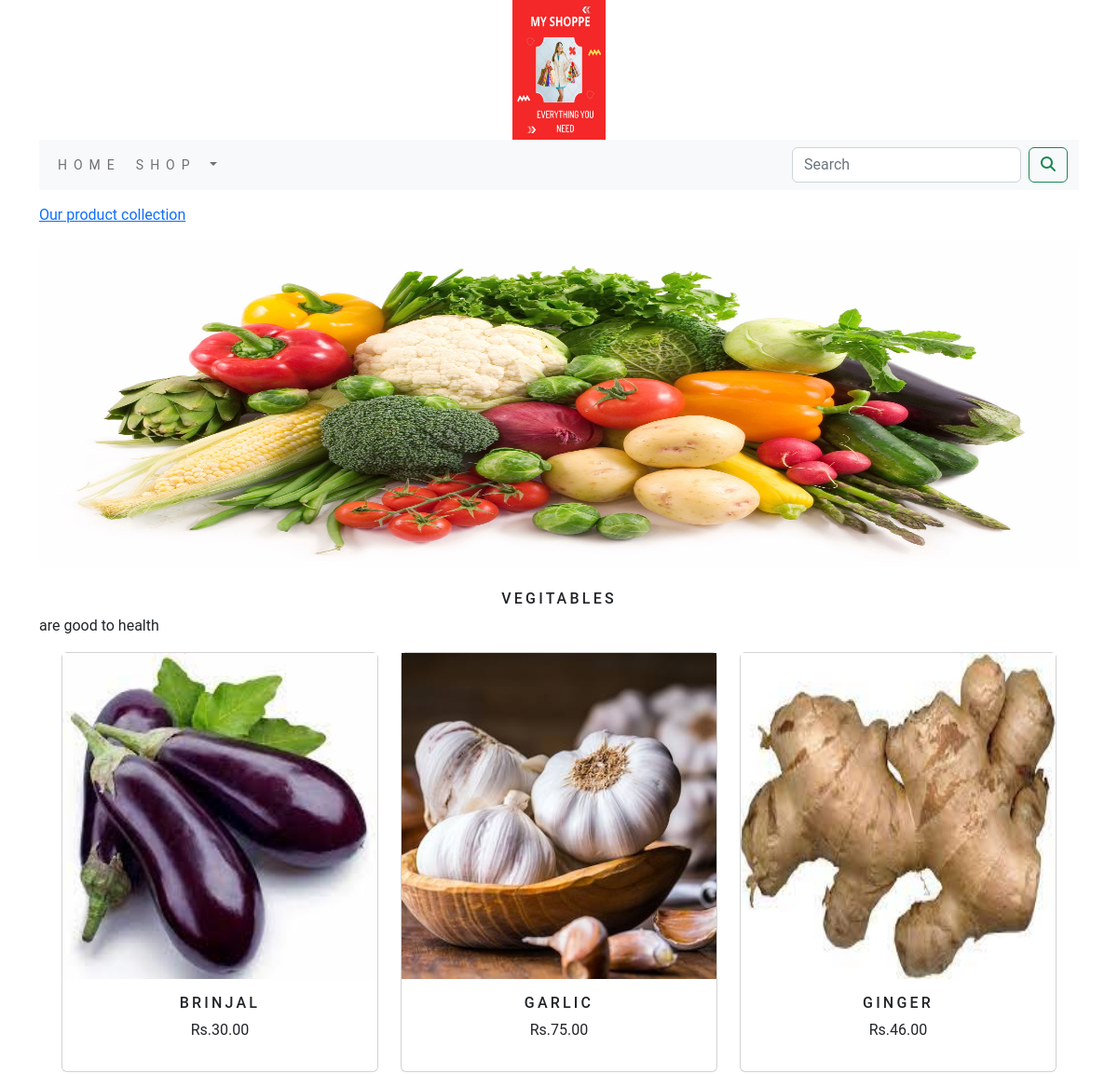
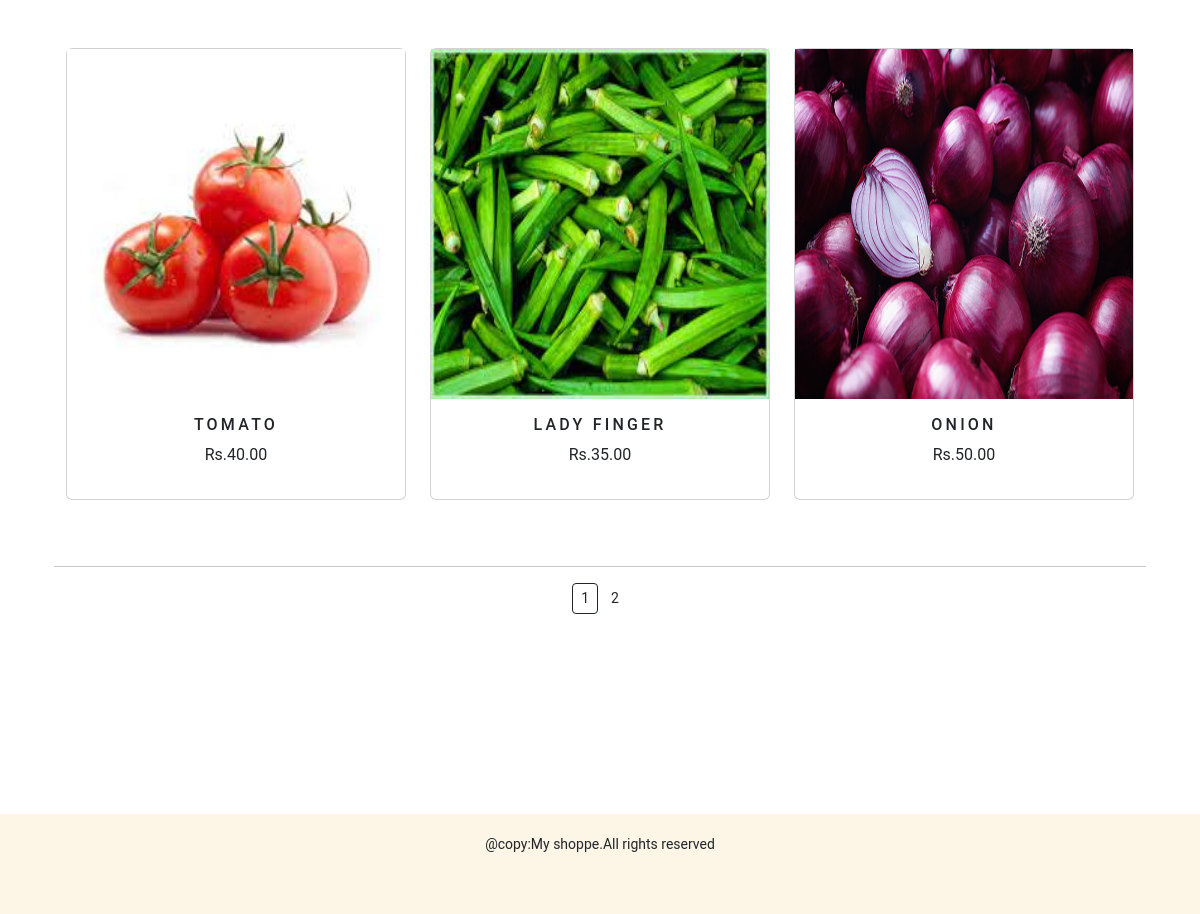
/shop/vegitables/, run on the app's committed database (2 pictures, top to bottom).
### shopapp/models.py (models this page shows, shortened)
class Category(models.Model):
    name=models.CharField(max_length=250,unique=True)
    slug=models.SlugField(max_length=250,unique=True)
    description=models.TextField(blank=True)
    image=models.ImageField(upload_to='category',blank=True)
    class Meta:
        ordering=('name',)
        verbose_name='category'
        verbose_name_plural='categories'
    def get_urls(self):
        return reverse('shopapp:products_by_category',args=[self.slug])

class Product(models.Model):
    name=models.CharField(max_length=250,unique=True)
    slug=models.SlugField(max_length=250,unique=True)
    description=models.TextField(blank=True)
    price=models.DecimalField(max_digits=10,decimal_places=2)
    category=models.ForeignKey(Category,on_delete=models.CASCADE)
    image=models.ImageField(upload_to='product',blank=True)
    stock=models.IntegerField()
    available=models.BooleanField(default=True)
    created=models.DateTimeField(auto_now_add=True)
    updated=models.DateTimeField(auto_now=True)
    class Meta:
        ordering=('name',)
        verbose_name='product'
        verbose_name_plural='products'
    def get_url(self):
        return reverse('shopapp:proCatDetails',args=[self.category.slug,self.slug])

### shopapp/views.py (the view)
# urls.py: path('', views.allProdCat, name='allProdCat'),
def allProdCat(request,c_slug=None):
    c_page=None
    products_list=None
    if c_slug !=None:
         c_page=get_object_or_404(Category,slug=c_slug)
         products_list=Product.objects.all().filter(category=c_page,available=True)
    else:
         products_list=Product.objects.all().filter(available=True)
    paginator=Paginator(products_list,6)
    try:
        page=int(request.GET.get('page','1'))
    except:
        page= 1
    try:
        products=paginator.page(page)
    except(EmptyPage,InvalidPage):
        products=paginator.page(paginator.num_pages)
    return render(request,"category.html",{'category':c_page,'products':products})

### cart/context_processors.py (called while the page is built)
def counter(request):
    item_count=0
    if 'admin' in request.path:
        return {}
    else:
        try:
            cart=Cart.objects.filter(cart_id=cart_id(request))
            cart_items=CartITem.objects.all().filter(cart=cart[:1])
            for cart_item in cart_items:
                item_count += cart_item.quantity
        except Cart.DoesNotExist:
            item_count=0
    return dict(item_count=item_count)

### cart/views.py (called while the page is built)
def cart_id(request):
    cart=request.session.session_key
    if not cart:
        cart=request.session.create()
    return cart

### shopapp/context_processors.py (called while the page is built)
def menu_links(request):
    links=Category.objects.all()
    return dict(links=links)

### templates/category.html (shortened to what this page needs)
{% extends 'base.html' %}
{% load static %}
{% block content %}
{% if category %}
  <div>
     <div class="row my-row-class">
        <div class="mx-auto">
            <p><a href="{% url 'shopapp:allProdCat' %}">Our product collection</a></p>
        </div>
     </div>
  </div>
{% endif %}
<div class="mx-auto">
   {% if category %}
     <img class="my-image" src="{{category.image.url}}" alt="{{category.name}}" height="150px" width="180px">
</div>
<br>
<div>
   <h1 class="text-center my-title">{{category.name}}</h1>
   <p class="text-justify">{{category.description}}</p>
</div>
{% endif %}
<div class="container">
   <div class="row mx-auto">
      {% for product in products.object_list %}
      <div class="my-bottom-margin col-9 col-sm-12 col-md-4 xol-lg-4" >
         <div class="card text-center" style="min-width:18rem;">
            <a href="{{product.get_url}}"><img src="{{product.image.url}}" class="card-ing-top my-image" alt="{{product.name}}" height="150px" width="150px"></a>
            <div class="card-body">
               <h4>{{product.name}}</h4>
               <p>Rs.{{product.price}}</p>
            </div>
         </div>
      </div>
      {% endfor %}
   </div>
   <div class="mx-auto">
      {% if products.paginator.num_pages > 1 %}
      <hr>
      <div class="text-center">
         {% for pg in products.paginator.page_range %}
            <a href="?page={{pg}}" class="btn dtn-light btn-sm {% if products.number == pg %} active {% endif %}">{{pg}}</a>
         {% endfor %}
      </div>
      {% endif %}
   </div>
</div>
{% endblock %}

### static/css/custom.css (style rules this page uses)
body { font-family: 'Roboto', sans-serif; }
.my-row-class { padding-top:15px; }
.my-row-class .mx-auto { color: #000; height:auto; }
.my-image { width:100%; height:350px; }
.my-title { font-size:16px; text-transform:uppercase; letter-spacing:.2em; }
.my-bottom-margin { margin-bottom:50px; }
.card-body h4 { font-size:16px; text-transform:uppercase; letter-spacing:.2em; }

### data on the page
Category: image (picture), name "VEGITABLES", description "are good to health"
Product: image (picture), name "BRINJAL", price "30.00"
Product: image (picture), name "GARLIC", price "75.00"
Product: image (picture), name "GINGER", price "46.00"
Product: image (picture), name "TOMATO", price "40.00"
Product: image (picture), name "LADY FINGER", price "35.00"
Product: image (picture), name "ONION", price "50.00"

### other printed values
{{ pg }} "1" "2"
